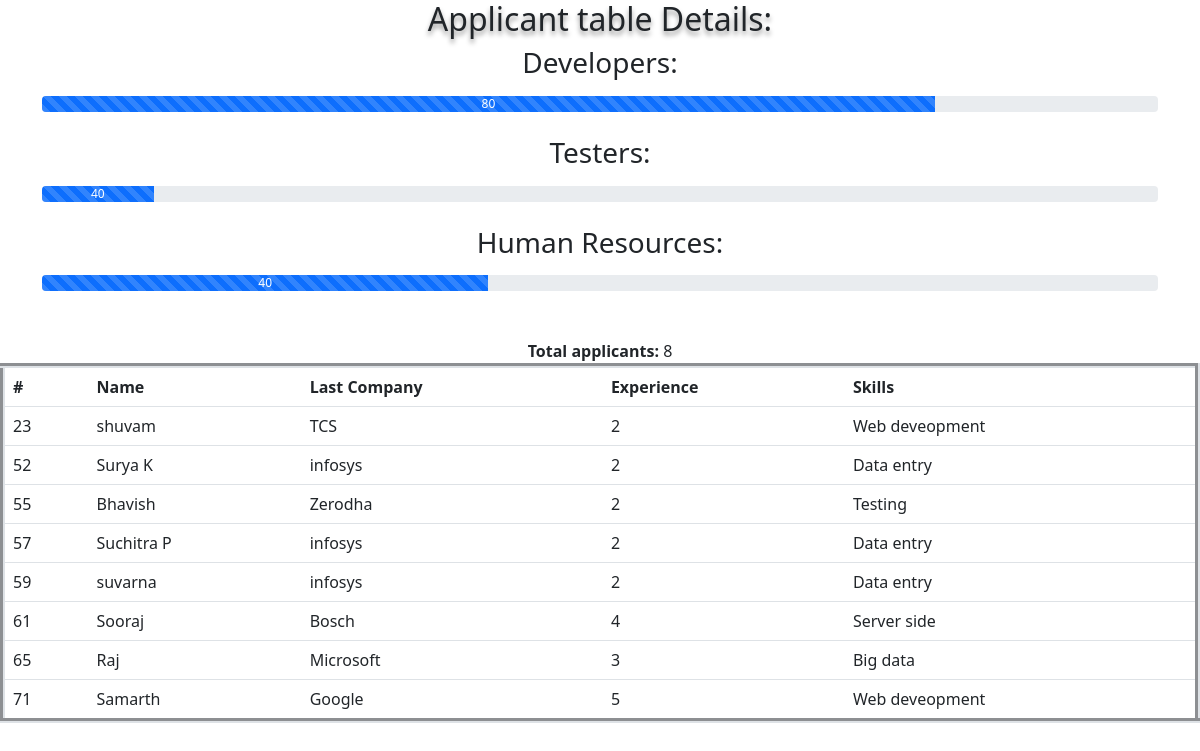
The app's page /tables/background.php, older data.
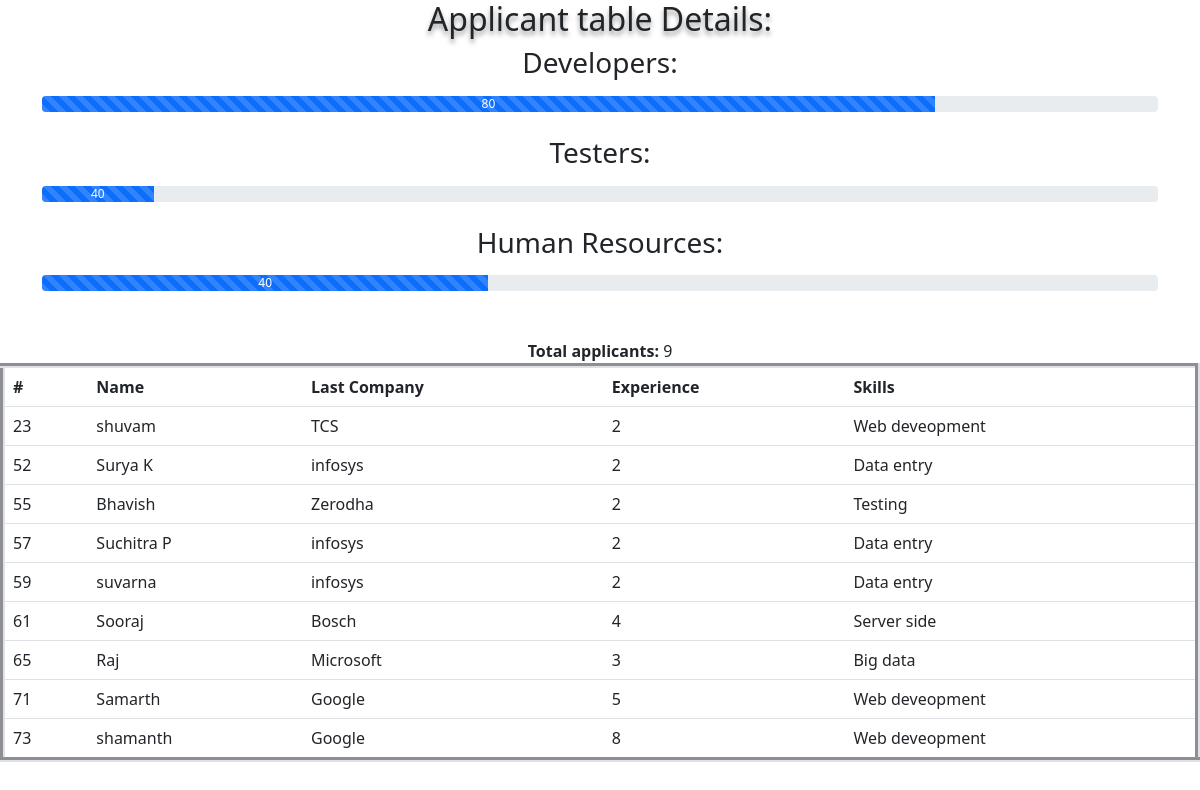
The same page, newer data.
### tables this page shows
CREATE TABLE `background` (
  `id` int(11) NOT NULL,
  `name` varchar(100) NOT NULL,
  `lwc` varchar(100) NOT NULL,
  `xp` int(11) NOT NULL,
  `skill` varchar(100) NOT NULL
);

### tables/background.php (the view, shortened to what this page needs)
<?php
$link=new mysqli("localhost","root","","jobapp1");
$qbg= mysqli_query($link, "SELECT * from background ");
$bgcount=0;
  echo "<center>";
  echo "<table class='table col-md-12' border='5'>
<tr>
<th>#</th>
<th>Name</th>
<th>Last Company</th>
<th>Experience</th>
<th>Skills</th>
</tr>";
echo "</center>";
  while($row=mysqli_fetch_array($qbg))
  {
      echo "<tr>";
      echo "<td>"; echo $row["id"]; echo "</td>";
      echo "<td>"; echo $row["name"]; echo "</td>";
      echo "<td>"; echo $row["lwc"]; echo "</td>";
      echo "<td>"; echo $row["xp"]; echo "</td>";
      echo "<td>"; echo $row["skill"]; echo "</td>";
      echo "</tr>";
      $bgcount= $bgcount+1;
  }
$mxdev="40";
$count="40";
$rowd="100";
$rowh="80";
?>
<!DOCTYPE html>
<html lang="en">
<head>
    <link href="https://cdn.jsdelivr.net/npm/bootstrap@5.1.3/dist/css/bootstrap.min.css" rel="stylesheet">
</head>
<body>
<h2 style="text-align: center;text-shadow:0 4px 5px rgba(0,0,0,0.4);">Applicant table Details:</h2>
<div class="container">
  <h3>Developers:</h3>
  <div class="progress">
    <div class="progress-bar progress-bar-striped active" role="progressbar" aria-valuenow="<?php echo $rowd; ?>" aria-valuemin="0" aria-valuemax="<?php echo $mxdev;?>" style="width:<?php echo $rowh;?>% ">
      <?php echo $rowh;?>
    </div>
  </div>
<br>
</div>
<div class="container">
  <h3>Testers:</h3>
  <div class="progress">
    <div class="progress-bar progress-bar-striped active" role="progressbar" aria-valuenow="<?php echo $count; ?>" aria-valuemin="0" aria-valuemax="100" style="width:<?php echo "10";?>% ">
      <?php echo "40";?>
    </div>
  </div>
<br>
</div>
<div class="container">
  <h3>Human Resources:</h3>
  <div class="progress">
    <div class="progress-bar progress-bar-striped active" role="progressbar" aria-valuenow="<?php echo $count; ?>" aria-valuemin="0" aria-valuemax="100" style="width:<?php echo $count;?>% ">
      <?php echo $count;?>
    </div>
  </div>
  <br><br>
  <?php
  echo "<b>Total applicants:</b> ". $bgcount;
  ?>
</body>
</html>

Row changes from the older to the newer data that the page shows:
added background: id "73", name "shamanth", lwc "Google", xp "8", skill "Web deveopment"
Text that changed along with them:
$bgcount: "8" → "9"
